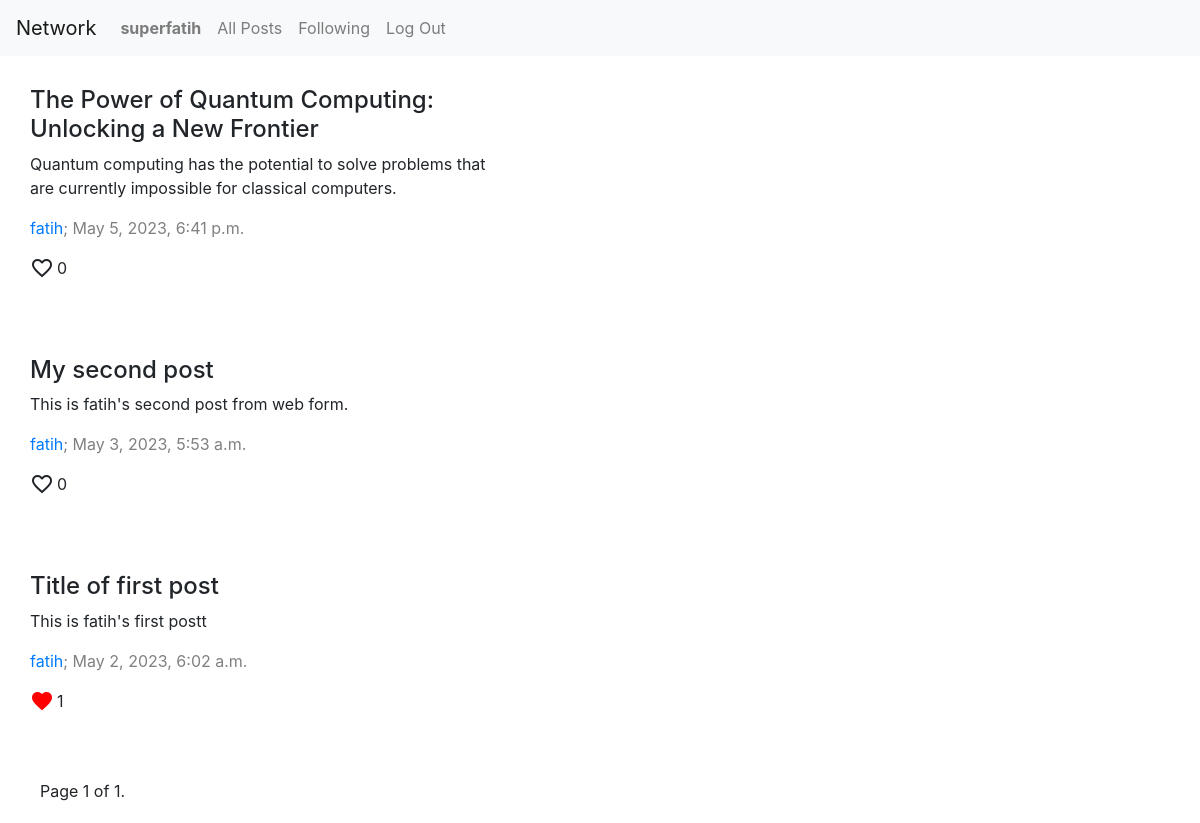
/?p=f (signed in), run on the app's committed database.
### network/models.py (models this page shows, shortened)
class User(AbstractUser):
    pass

class Post(models.Model):
    user = models.ForeignKey(User, on_delete=models.CASCADE)
    title = models.CharField(max_length=100)
    text = models.TextField()
    time = models.DateTimeField(auto_now_add=True)

### network/views.py (the view)
# urls.py: path("", views.index, name="index"),
def index(request):
    try:
        m_querystring = request.GET.get("p")
        posts = Post.objects.all().order_by("-time")
        if m_querystring and request.user.is_authenticated and m_querystring == "f":
            my_fallowings = request.user.fallower.all()
            for post in posts:
                fallowing_detect = False
                for fallowing in my_fallowings:
                    if fallowing.user == post.user:
                        fallowing_detect = True
                if not fallowing_detect:
                    posts = posts.exclude(id = post.id)
        posts_qooked = []
        for post in posts:
            i_liked = False
            if request.user.is_authenticated and post.likes.filter(user = request.user):
                i_liked = True
            posts_qooked.append({
                "id": post.id,
                "user": post.user,
                "title": post.title,
                "text": post.text,
                "time": post.time,
                "likes": post.likes,
                "i_liked":i_liked})
        paginator = Paginator(posts_qooked, 5)
        page_number = request.GET.get('page')
        if page_number is None:
            page_number = 1
        page_obj = paginator.get_page(page_number)
        return render(request, "network/index.html", {
            "posts": page_obj
        })
    except Exception as e:
        print("Error, ", e)
        return render(request, "network/index.html")

### network/templates/network/index.html (shortened to what this page needs)
{% extends "network/layout.html" %}
{% load static %}
{% block body %}
    <div class="div-posts">
        {% for post in posts %}
            <div class="div-post">
                <h4>{{ post.title }}</h4>
                <p class="post-text">
                    {{ post.text }}
                </p>
                <p class="css-description">
                    <a href="{% url 'u' user_name=post.user.username %}">{{ post.user.username }}</a>; {{ post.time }}
                </p>
                <p class="p-like">
                    {% if user.is_authenticated and user.username != post.user.username %}
                        <span data-postid="{{ post.id }}" class="material-icons po-pointer {% if post.i_liked %}red {% endif %}favorite">
                        </span>
                    {% else %}
                        <span class="material-icons po-default">
                            favorite_border
                        </span>
                    {% endif %}
                        <span class="post-like-counter">{{ post.likes.count }}</span>
                </p>
            </div>
        {% empty %}
            No post yet!
        {% endfor %}
        <div class="pagination">
                    Page {{ posts.number }} of {{ posts.paginator.num_pages }}.
        </div>
    </div>
{% endblock %}

### network/templates/network/layout.html (shortened to what this page needs)
{% load static %}
<!DOCTYPE html>
<html lang="en">
    <head>
        <link rel="stylesheet" href="https://stackpath.bootstrapcdn.com/bootstrap/4.4.1/css/bootstrap.min.css">
        <link href="{% static 'network/styles.css' %}" rel="stylesheet">
    </head>
    <body>
        <nav class="navbar navbar-expand-lg navbar-light bg-light">
            <a class="navbar-brand" href="{% url 'index' %}">Network</a>
            <div>
              <ul class="navbar-nav mr-auto">
                {% if user.is_authenticated %}
                    <li class="nav-item">
                        <a class="nav-link" href="{% url 'u' user_name=user.username %}"><strong>{{ user.username }}</strong></a>
                    </li>
                {% endif %}
                <li class="nav-item">
                  <a class="nav-link" href="{% url 'index' %}">All Posts</a>
                </li>
                {% if user.is_authenticated %}
                    <li class="nav-item">
                        <a class="nav-link" href="{% url 'index' %}?p=f">Following</a>
                    </li>
                    <li class="nav-item">
                        <a class="nav-link" href="{% url 'logout' %}">Log Out</a>
                    </li>
                {% endif %}
              </ul>
            </div>
          </nav>
        <div class="body">
            {% block body %}
            {% endblock %}
        </div>
    </body>
</html>

### network/static/network/styles.css (style rules this page uses)
.div-posts { padding-left: 20px; display: flex; flex-direction: column; max-width: 500px; }
.div-post { margin: 30px 10px; }
.css-description { color: gray; }
.p-like { display: flex; align-content: center; gap: 3px; }
.po-pointer { cursor: pointer; }
.red { color: red; }
.pagination { display: flex; flex-direction: row; gap: 30px; margin: 20px; }

### data on the page
User: username "superfatih"
User: title "The Power of Quantum Computing: Unlocking a New Frontier", text "Quantum computing has the potential to solve problems that are currently impossible for classical computers.", user.username "fatih", time "May 5, 2023, 6:41 p.m.", likes.count "0", title "My second post", text "This is fatih's second post from web form.", time "May 3, 2023, 5:53 a.m.", title "Title of first post", text "This is fatih's first postt", time "May 2, 2023, 6:02 a.m.", likes.count "1"

### other printed values
{{ posts.number }} "1"
{{ posts.paginator.num_pages }} "1"
